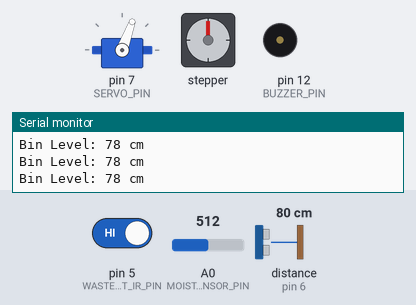
Bench run of a sketch on a simulated Arduino Uno, built with avr-gcc and run on an emulated ATmega328P. Parts: servo, stepper motor, buzzer (waves = sounding), the last lines printed to the serial monitor. Wiring (inferred from the names in the program): ultrasonic range finder: trigger pin 4; echo pin 6. Inputs (shaded band) come from the test bench; at power-on: distance to the obstacle (sensor on pin 6) 80 cm, pin 5 (WASTE_DETECT_IR_PIN) HIGH, A0 (MOISTURE_SENSOR_PIN) = 512. The echo pulse lasts 58.3 µs per cm; stepper angles assume 4096 steps per turn.

Above: at 1.7 s.
1.8 s: distance to the obstacle (sensor on pin 6) set to 18 cm
3.3 s: distance to the obstacle (sensor on pin 6) set to 14 cm
At 4.3 s:
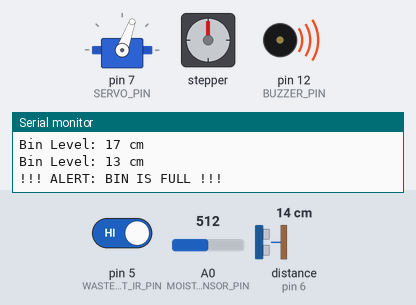
6.3 s: pin 5 (WASTE_DETECT_IR_PIN) driven LOW
At 10.7 s:
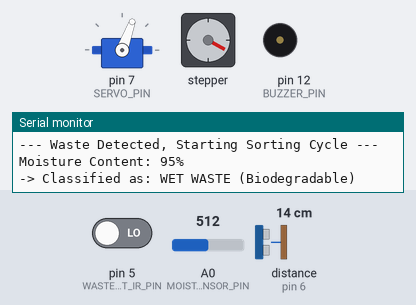
At 11.8 s:
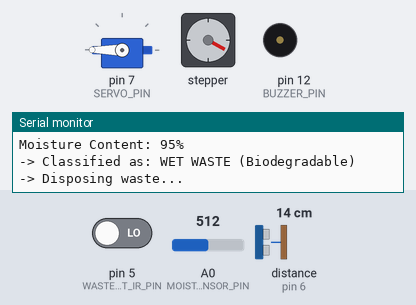
Timing chart, 0 to 22.3 s (numbered marks = the images above; inputs shaded):
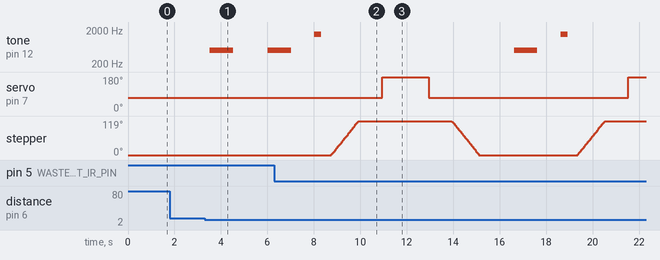

Measured:
- the behaviour switches between 16 and 15 cm on distance to the obstacle (sensor on pin 6) (found by bisection; images 0 and 1)
- after the input at 3.3 s, tone on pin 12 (BUZZER_PIN): silent → 500 Hz after 0.22 s, → silent 1.0 s later, → 500 Hz 1.5 s later
- after the input at 6.3 s, servo on pin 7 (SERVO_PIN): 70° → 180° after 4.6 s, → 70° 2.0 s later, → 180° 8.6 s later; stepper: turns 119° clockwise in 1.2 s, then 119° counter-clockwise in 1.2 s, then 119° clockwise in 1.2 s

The sketch:

ecoSort.ino
```cpp
#include <CheapStepper.h>
#include <Servo.h>

// 1. PIN DEFINITIONS

// SENSORS
#define ULTRASONIC_TRIG_PIN 4       // New pin for Ultrasonic Sensor Trigger
#define ULTRASONIC_ECHO_PIN 6       // Renamed 'proxi' to ECHO pin for Fill Level Measurement
#define WASTE_DETECT_IR_PIN 5       // Renamed 'ir' to IR sensor for object detection at the top
#define MOISTURE_SENSOR_PIN A0      // Renamed 'potPin' to Moisture Sensor Analog Input

// ACTUATORS
#define BUZZER_PIN 12               // Buzzer for alerts
#define SERVO_PIN 7                 // Servo motor for the main lid/door
// Stepper Motor Pins (8, 9, 10, 11 are already defined by CheapStepper object)

// 2. CONSTANTS AND THRESHOLDS

// SERVO ANGLES (Degrees)
const int LID_OPEN_ANGLE = 180;     // Angle to open the lid (e.g., fully vertical)
const int LID_CLOSED_ANGLE = 70;    // Angle to keep the lid closed (e.g., slight angle to cover opening)

// STEPPER ANGLES (Degrees) - Assuming a 3-compartment system (Dry, Wet, Metallic)
// If the home position is 0, these are the positions for each bin.
const int DRY_WASTE_ANGLE = 120;    // Stepper rotation for Dry (was used in original code)
const int WET_WASTE_ANGLE = -120;   // Stepper rotation for Wet (CCW - adjust based on mechanism)
const int METALLIC_WASTE_ANGLE = 0; // Assuming metallic drops straight down at home position (0)

// SENSOR THRESHOLDS
const int MOISTURE_THRESHOLD = 20;  // Percentage: If moisture > 20%, classify as WET waste
const int FULL_DISTANCE_CM = 15;    // Centimeters: Distance at which the bin is considered FULL

// 3. GLOBAL VARIABLES AND OBJECTS

Servo servo1;
CheapStepper stepper(8, 9, 10, 11);

int fsoil = 0; // Final calculated moisture percentage (0-100%)

// 4. HELPER FUNCTION: ULTRASONIC DISTANCE MEASUREMENT

long getDistance() {
  // Clears the ULTRASONIC_TRIG_PIN condition
  digitalWrite(ULTRASONIC_TRIG_PIN, LOW);
  delayMicroseconds(2);

  // Sets the ULTRASONIC_TRIG_PIN HIGH for 10 microsecond pulse
  digitalWrite(ULTRASONIC_TRIG_PIN, HIGH);
  delayMicroseconds(10);
  digitalWrite(ULTRASONIC_TRIG_PIN, LOW);

  // Reads the ULTRASONIC_ECHO_PIN, returns the sound wave travel time in microseconds
  long duration = pulseIn(ULTRASONIC_ECHO_PIN, HIGH);

  // Calculate the distance: Speed of sound = 343 m/s or 0.0343 cm/us
  // Distance = (Duration * 0.0343) / 2 (divide by 2 because sound travels out and back)
  long distance_cm = duration * 0.034 / 2;
  return distance_cm;
}

// 5. SETUP

void setup()
{
  Serial.begin(9600);
  // Sensor pin modes
  pinMode(ULTRASONIC_TRIG_PIN, OUTPUT);
  pinMode(ULTRASONIC_ECHO_PIN, INPUT);
  pinMode(WASTE_DETECT_IR_PIN, INPUT);

  // Actuator pin modes
  pinMode(BUZZER_PIN, OUTPUT);
  servo1.attach(SERVO_PIN);
  stepper.setRpm(17); // Set speed for stepper motor

  // Initial Calibration/Test of Servo Motor
  servo1.write(LID_CLOSED_ANGLE);
  delay(500);
  Serial.println("System Initialized. Bin ready.");
}

// 6. MAIN LOOP

void loop()
{
  // --- A. FILL LEVEL MONITORING (Using Ultrasonic Sensor) ---
  long binDistance = getDistance();
  Serial.print("Bin Level: ");
  Serial.print(binDistance);
  Serial.println(" cm");

  if (binDistance < FULL_DISTANCE_CM && binDistance > 0) {
    // BIN IS FULL - Trigger continuous alert
    Serial.println("!!! ALERT: BIN IS FULL !!!");
    tone(BUZZER_PIN, 500, 1000); // Low, continuous tone
    delay(2000);
    noTone(BUZZER_PIN);
  }

  // --- B. WASTE DETECTION (Using IR Sensor) ---
  // The IR sensor detects when an object is placed at the sorting area.
  if (digitalRead(WASTE_DETECT_IR_PIN) == LOW)
  {
    Serial.println("\n--- Waste Detected, Starting Sorting Cycle ---");
    tone(BUZZER_PIN, 1500, 300); // Short tone for detection confirmation
    delay(500);

    // 1. READ MOISTURE SENSOR (PotPin A0)
    int soil = 0;
    fsoil = 0;
    for (int i = 0; i < 3; i++) // Take 3 readings and average for stability
    {
      soil = analogRead(MOISTURE_SENSOR_PIN);
      // USER CALIBRATION: Constraining and mapping raw sensor values (485 to 1023) to 0-100%
      soil = constrain(soil, 485, 1023);
      fsoil += map(soil, 485, 1023, 100, 0); // Accumulate percentage
      delay(75);
    }
    fsoil /= 3; // Get the average moisture percentage
    Serial.print("Moisture Content: ");
    Serial.print(fsoil);
    Serial.println("%");

    // 2. WASTE CLASSIFICATION AND ACTUATION
    if (fsoil > MOISTURE_THRESHOLD) // WET WASTE
    {
      Serial.println("-> Classified as: WET WASTE (Biodegradable)");
      // Move Stepper to WET position
      stepper.moveDegreesCCW(WET_WASTE_ANGLE);
      delay(1000);
    }
    else // DRY WASTE (Includes metallic based on this simple two-stage logic)
    {
      Serial.println("-> Classified as: DRY WASTE (Non-Biodegradable)");
      // Move Stepper to DRY position
      stepper.moveDegreesCW(DRY_WASTE_ANGLE);
      delay(1000);
    }

    // 3. DISPOSAL CYCLE (Lid Open/Close)
    Serial.println("-> Disposing waste...");
    servo1.write(LID_OPEN_ANGLE);  // Open lid/flap to drop waste
    delay(2000);                   // Wait for waste to drop (adjustable)
    servo1.write(LID_CLOSED_ANGLE); // Close lid/flap
    delay(1000);

    // 4. RESET STEPPER
    Serial.println("-> Resetting sorting mechanism.");
    // Stepper must return to its home (0) position before next cycle.
    // If it was CW (Dry), move CCW. If it was CCW (Wet), move CW.
    if (fsoil > MOISTURE_THRESHOLD) {
      stepper.moveDegreesCW(WET_WASTE_ANGLE); // Move back from Wet position
    } else {
      stepper.moveDegreesCCW(DRY_WASTE_ANGLE); // Move back from Dry position
    }
    delay(1000);
    Serial.println("--- Cycle Complete, Ready for next disposal ---");
  }

  delay(500);
}
```
